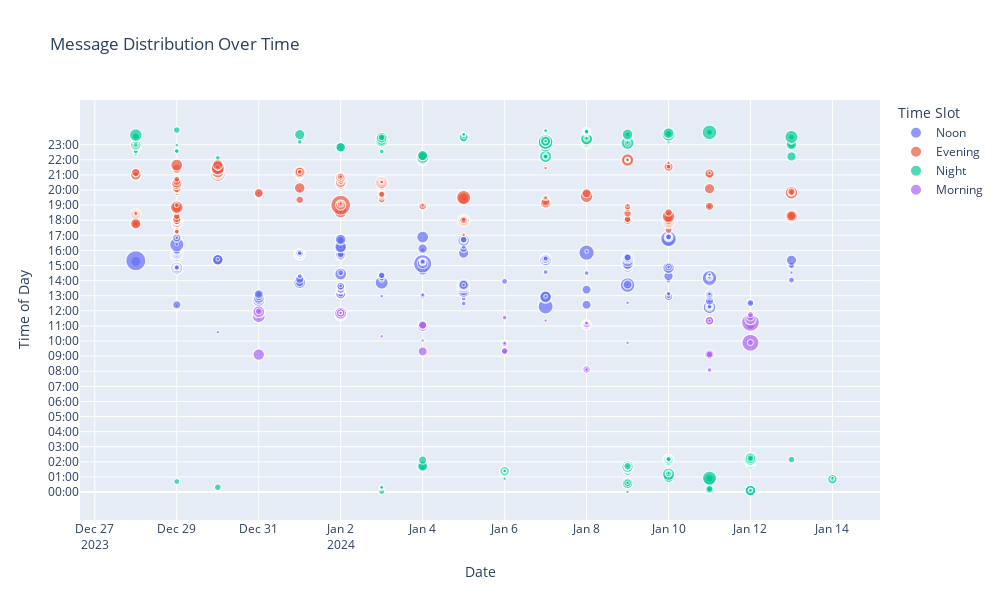

Notebook code cell kept with this figure:
### Code cell
import plotly.express as px

# Function to categorize time into slots
def categorize_time(hour):
    if 7 <= hour < 12:
        return 'Morning'
    elif 12 <= hour < 17:
        return 'Noon'
    elif 17 <= hour < 22:
        return 'Evening'
    else:
        return 'Night'

# Apply the categorize_time function to create a new column 'time_slot'
df['hour'] = df['time'].astype(str).str.split(":").str[0].astype(int)
df['minute'] = df['time'].astype(str).str.split(":").str[1].astype(int)
df['time_slot'] = df.apply(lambda row: categorize_time(row['hour']), axis=1)

# Create a scatter plot
fig = px.scatter(df, x='date', y=df['hour'] + df['minute'] / 60, color='time_slot',
                 labels={'y': 'Time of Day', 'date': 'Date', 'time_slot': 'Time Slot'},
                 title='Message Distribution Over Time',
                 size='intensity', hover_data=['intensity', 'time'],
                 category_orders={'hour': [str(i) for i in range(24)]})

# Set y-axis tick values to fixed hours
fig.update_yaxes(tickvals=list(range(24)), ticktext=[str(i).zfill(2) + ':00' for i in range(24)])

# Update layout to make it more readable
fig.update_layout(
    height=600,
    width=1000
)

# Exclude the y-axis column from hover data
fig.update_traces(
    hovertemplate='Date: %{x}<br>Intensity: %{customdata[0]}<br>Time: %{customdata[1]}'
)

fig.show()

### Figure 1 — Plotly figure (JSON) as saved in the notebook; plotly's stock layout.template omitted (floating-point values rounded to 4 significant figures; data arrays with more than 128 entries replaced by an {"elided": "..."} marker saying what was removed)
{"data": [{"customdata": {"elided": "474x2 mixed values"}, "hovertemplate": "Date: %{x}<br>Intensity: %{customdata[0]}<br>Time: %{customdata[1]}", "legendgroup": "Noon", "marker": {"color": "#636efa", "size": {"elided": "474 int values"}, "sizemode": "area", "sizeref": 0.0875, "symbol": "circle"}, "mode": "markers", "name": "Noon", "showlegend": true, "type": "scattergl", "x": {"elided": "474 str values"}, "xaxis": "x", "y": {"elided": "474 float values"}, "yaxis": "y"}, {"customdata": {"elided": "433x2 mixed values"}, "hovertemplate": "Date: %{x}<br>Intensity: %{customdata[0]}<br>Time: %{customdata[1]}", "legendgroup": "Evening", "marker": {"color": "#EF553B", "size": {"elided": "433 int values"}, "sizemode": "area", "sizeref": 0.0875, "symbol": "circle"}, "mode": "markers", "name": "Evening", "showlegend": true, "type": "scattergl", "x": {"elided": "433 str values"}, "xaxis": "x", "y": {"elided": "433 float values"}, "yaxis": "y"}, {"customdata": {"elided": "412x2 mixed values"}, "hovertemplate": "Date: %{x}<br>Intensity: %{customdata[0]}<br>Time: %{customdata[1]}", "legendgroup": "Night", "marker": {"color": "#00cc96", "size": {"elided": "412 int values"}, "sizemode": "area", "sizeref": 0.0875, "symbol": "circle"}, "mode": "markers", "name": "Night", "showlegend": true, "type": "scattergl", "x": {"elided": "412 str values"}, "xaxis": "x", "y": {"elided": "412 float values"}, "yaxis": "y"}, {"customdata": {"elided": "191x2 mixed values"}, "hovertemplate": "Date: %{x}<br>Intensity: %{customdata[0]}<br>Time: %{customdata[1]}", "legendgroup": "Morning", "marker": {"color": "#ab63fa", "size": {"elided": "191 int values"}, "sizemode": "area", "sizeref": 0.0875, "symbol": "circle"}, "mode": "markers", "name": "Morning", "showlegend": true, "type": "scattergl", "x": {"elided": "191 str values"}, "xaxis": "x", "y": {"elided": "191 float values"}, "yaxis": "y"}], "layout": {"height": 600, "legend": {"itemsizing": "constant", "title": {"text": "Time Slot"}, "tracegroupgap": 0}, "title": {"text": "Message Distribution Over Time"}, "width": 1000, "xaxis": {"anchor": "y", "autorange": true, "domain": [0, 1], "range": ["2023-12-26 15:17:11.6726", "2024-01-15 03:52:04.2122"], "title": {"text": "Date"}, "type": "date"}, "yaxis": {"anchor": "x", "autorange": true, "domain": [0, 1], "range": [-1.85, 25.96], "ticktext": ["00:00", "01:00", "02:00", "03:00", "04:00", "05:00", "06:00", "07:00", "08:00", "09:00", "10:00", "11:00", "12:00", "13:00", "14:00", "15:00", "16:00", "17:00", "18:00", "19:00", "20:00", "21:00", "22:00", "23:00"], "tickvals": [0, 1, 2, 3, 4, 5, 6, 7, 8, 9, 10, 11, 12, 13, 14, 15, 16, 17, 18, 19, 20, 21, 22, 23], "title": {"text": "Time of Day"}, "type": "linear"}}}
